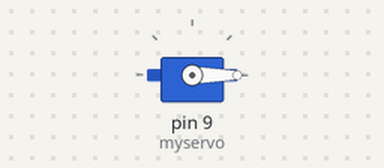
Bench run of a sketch on a simulated Arduino Uno, built with avr-gcc and run on an emulated ATmega328P. Parts: servo.

Above: at 0.1 s.
Timing chart, 0 to 130.0 s (numbered marks = the images above):
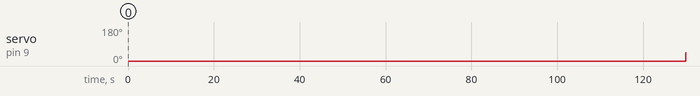

The sketch:

Sweep.ino
```cpp
#include <Servo.h> // importa a biblioteca servo

Servo myservo; // declara o nome do servo

int pos = 0; // posicao do angulo do servo

void setup() {
  myservo.attach(9); // define o pino do servo
}

void loop() {
  for (pos = 0; pos <= 180; pos += 1) {
    myservo.write(pos);
  }
  for (pos = 180; pos >= 0; pos -= 1) {
    myservo.write(pos);
  }
}
```

Measured:
- by itself, servo on pin 9 (myservo): 0° → 43° at 130 s
